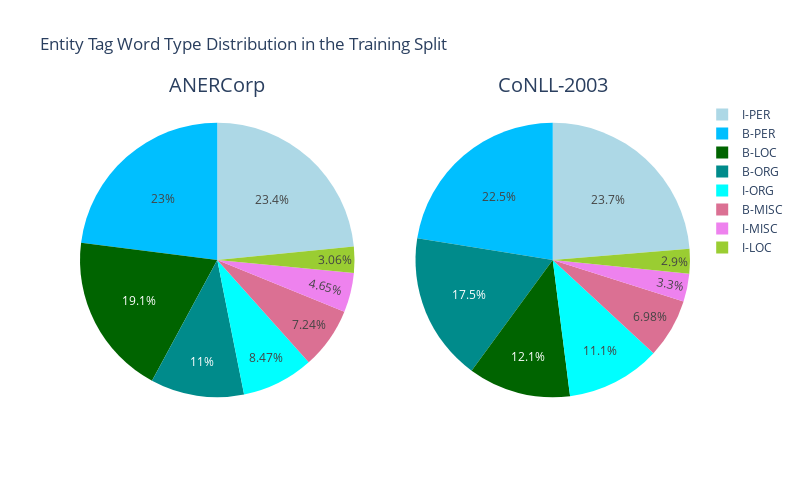
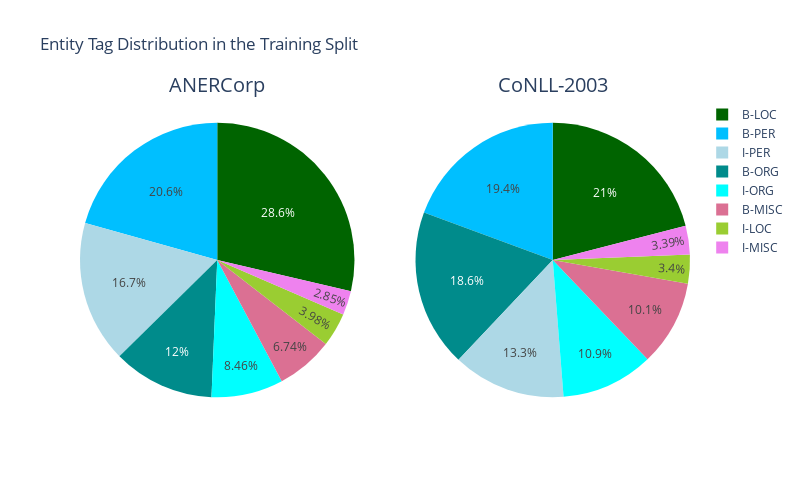

Notebook cell for these charts, in order:
### Code cell
# Define your custom color map
color_map = {
    "B-LOC": "darkgreen",
    "B-PERS": "deepskyblue",
    "B-PER": "deepskyblue",
    "B-ORG": "darkcyan",
    "B-MISC": "palevioletred",
    "I-LOC": "yellowgreen",
    "I-PERS": "lightblue",
    "I-PER": "lightblue",
    "I-ORG": "cyan",
    "I-MISC": "violet",
    "O": "saddlebrown",
}

# Example data for ANERCorp and CoNLL-2003 training splits
# This would usually be filtered from a larger DataFrame as needed

pie_tags = ['B-LOC', 'I-LOC', 'B-PER', 'I-PER', 'B-ORG', 'I-ORG', 'B-MISC', 'I-MISC']
train_split = combined_tag_stats[combined_tag_stats['Split'] == 'train'].copy()
anercorp_train = train_split[train_split['Dataset'] == 'ANERCorp_CamelLab']
conll_train = train_split[train_split['Dataset'] == 'CoNLL-2003']
anercorp_wp = anercorp_train['Tag Words'].tolist()
anercorp_ttr = anercorp_train['Tag Types'].tolist()
conll_wp = conll_train['Tag Words'].tolist()
conll_ttr = conll_train['Tag Types'].tolist()

colors = [color_map[tag] for tag in pie_tags]

# Create subplot for ANERCorp
fig_twr = make_subplots(rows=1, cols=2, specs=[[{'type':'domain'}, {'type':'domain'}]],
                             subplot_titles=("Words Proportion", "TTR"))
fig_twr.add_trace(go.Pie(labels=pie_tags, values=anercorp_ttr, name="TWR", marker_colors=colors), 1, 1)
fig_twr.add_trace(go.Pie(labels=pie_tags, values=conll_ttr, name="TWR", marker_colors=colors), 1, 2)

# Update layout for ANERCorp with a custom title
fig_twr.update_layout(
    title_text="Entity Tag Word Type Distribution in the Training Split",
    annotations=[
        dict(text='ANERCorp', font_size=20, showarrow=False),
        dict(text='CoNLL-2003',font_size=20, showarrow=False)

    ],
    height=500, width=800
)
fig_twr.show()

# Create subplot for CoNLL-2003
fig_wp = make_subplots(rows=1, cols=2, specs=[[{'type':'domain'}, {'type':'domain'}]],
                          subplot_titles=("Words Proportion", "TTR"))
fig_wp.add_trace(go.Pie(labels=pie_tags, values=anercorp_wp, name="NE Proportion", marker_colors=colors), 1, 1)
fig_wp.add_trace(go.Pie(labels=pie_tags, values=conll_wp, name="NE Proportion", marker_colors=colors), 1, 2)

# Update layout for CoNLL-2003 with a custom title
fig_wp.update_layout(
    title_text="Entity Tag Distribution in the Training Split",
    annotations=[
        dict(text='ANERCorp', font_size=20, showarrow=False),
        dict(text='CoNLL-2003',font_size=20, showarrow=False)
    ],
    height=500, width=800
)
fig_wp.show()

### Figure 1 — Plotly figure (JSON) as saved in the notebook; plotly's stock layout.template omitted (floating-point values rounded to 4 significant figures)
{"data": [{"domain": {"x": [0, 0.45], "y": [0, 1]}, "labels": ["B-LOC", "I-LOC", "B-PER", "I-PER", "B-ORG", "I-ORG", "B-MISC", "I-MISC"], "marker": {"colors": ["darkgreen", "yellowgreen", "deepskyblue", "lightblue", "darkcyan", "cyan", "palevioletred", "violet"]}, "name": "TWR", "type": "pie", "values": [905, 145, 1089, 1110, 522, 401, 343, 220]}, {"domain": {"x": [0.55, 1], "y": [0, 1]}, "labels": ["B-LOC", "I-LOC", "B-PER", "I-PER", "B-ORG", "I-ORG", "B-MISC", "I-MISC"], "marker": {"colors": ["darkgreen", "yellowgreen", "deepskyblue", "lightblue", "darkcyan", "cyan", "palevioletred", "violet"]}, "name": "TWR", "type": "pie", "values": [1223, 294, 2275, 2398, 1767, 1124, 707, 334]}], "layout": {"annotations": [{"font": {"size": 20}, "showarrow": false, "text": "ANERCorp", "x": 0.225, "xanchor": "center", "xref": "paper", "y": 1, "yanchor": "bottom", "yref": "paper"}, {"font": {"size": 20}, "showarrow": false, "text": "CoNLL-2003", "x": 0.775, "xanchor": "center", "xref": "paper", "y": 1, "yanchor": "bottom", "yref": "paper"}], "height": 500, "title": {"text": "Entity Tag Word Type Distribution in the Training Split"}, "width": 800}}

### Figure 2 — Plotly figure (JSON) as saved in the notebook; plotly's stock layout.template omitted (floating-point values rounded to 4 significant figures)
{"data": [{"domain": {"x": [0, 0.45], "y": [0, 1]}, "labels": ["B-LOC", "I-LOC", "B-PER", "I-PER", "B-ORG", "I-ORG", "B-MISC", "I-MISC"], "marker": {"colors": ["darkgreen", "yellowgreen", "deepskyblue", "lightblue", "darkcyan", "cyan", "palevioletred", "violet"]}, "name": "NE Proportion", "type": "pie", "values": [3776, 525, 2721, 2205, 1576, 1115, 888, 375]}, {"domain": {"x": [0.55, 1], "y": [0, 1]}, "labels": ["B-LOC", "I-LOC", "B-PER", "I-PER", "B-ORG", "I-ORG", "B-MISC", "I-MISC"], "marker": {"colors": ["darkgreen", "yellowgreen", "deepskyblue", "lightblue", "darkcyan", "cyan", "palevioletred", "violet"]}, "name": "NE Proportion", "type": "pie", "values": [7140, 1157, 6600, 4528, 6321, 3704, 3438, 1155]}], "layout": {"annotations": [{"font": {"size": 20}, "showarrow": false, "text": "ANERCorp", "x": 0.225, "xanchor": "center", "xref": "paper", "y": 1, "yanchor": "bottom", "yref": "paper"}, {"font": {"size": 20}, "showarrow": false, "text": "CoNLL-2003", "x": 0.775, "xanchor": "center", "xref": "paper", "y": 1, "yanchor": "bottom", "yref": "paper"}], "height": 500, "title": {"text": "Entity Tag Distribution in the Training Split"}, "width": 800}}
